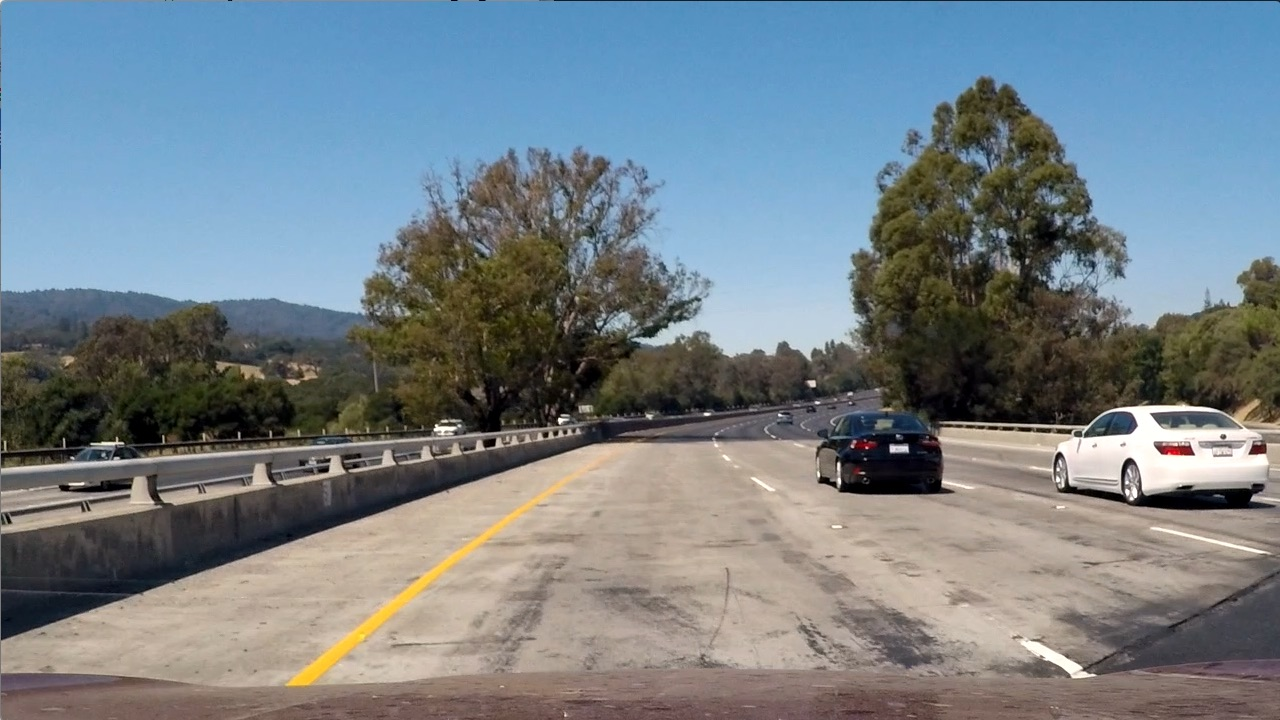
#> input picture test1.jpg, 1280 x 720 px
$ jupyter execute --allow-errors project.ipynb   (shell and % lines are left out)
#> lines starting #> are read from the running program, lines starting #| are printed output that depends on the picture; after the words box and inside, x2 and y2 are one past the last pixel; in counts of white or black regions, pixels touching at a corner belong together
[cell 1]
#importing some useful packages
import matplotlib.pyplot as plt
import matplotlib.image as mpimg
import matplotlib.path as mplPath
import numpy as np
import cv2

last_slope_left = 1
last_slope_right = 1

[cell 2]
#reading in an image
image = mpimg.imread('test1.jpg')
#> image is the input picture: shape (720, 1280, 3); mean R, G, B 117.5, 128.7, 135.5

#printing out some stats and plotting
print('This image is:', type(image), 'with dimensions:', image.shape)
#| This image is: <class 'numpy.ndarray'> with dimensions: (720, 1280, 3)
plt.imshow(image)  # if you wanted to show a single color channel image called 'gray', for example, call as plt.imshow(gray, cmap='gray')

[cell 3]
import math

def grayscale(img):
    """Applies the Grayscale transform
    This will return an image with only one color channel
    but NOTE: to see the returned image as grayscale
    (assuming your grayscaled image is called 'gray')
    you should call plt.imshow(gray, cmap='gray')"""

    return cv2.cvtColor(img, cv2.COLOR_RGB2GRAY)
    # Or use BGR2GRAY if you read an image with cv2.imread()
    # return cv2.cvtColor(img, cv2.COLOR_BGR2GRAY)

def canny(img, low_threshold, high_threshold):
    """Applies the Canny transform"""
    return cv2.Canny(img, low_threshold, high_threshold)

def gaussian_blur(img, kernel_size):
    """Applies a Gaussian Noise kernel"""
    return cv2.GaussianBlur(img, (kernel_size, kernel_size), 0)

def region_of_interest(img, vertices):
    """
    Applies an image mask.

    Only keeps the region of the image defined by the polygon
    formed from `vertices`. The rest of the image is set to black.
    """
    #defining a blank mask to start with
    mask = np.zeros_like(img)

    #defining a 3 channel or 1 channel color to fill the mask with depending on the input image
    if len(img.shape) > 2:
        channel_count = img.shape[2]  # i.e. 3 or 4 depending on your image
        ignore_mask_color = (255,) * channel_count
    else:
        ignore_mask_color = 255

    #filling pixels inside the polygon defined by "vertices" with the fill color
    cv2.fillPoly(mask, vertices, ignore_mask_color)

    #returning the image only where mask pixels are nonzero
    masked_image = cv2.bitwise_and(img, mask)
    return masked_image


def draw_lines(img, lines, color=[255, 0, 0], thickness=2):
    """
    NOTE: this is the function you might want to use as a starting point once you want to
    average/extrapolate the line segments you detect to map out the full
    extent of the lane (going from the result shown in raw-lines-example.mp4
    to that shown in P1_example.mp4).

    Think about things like separating line segments by their
    slope ((y2-y1)/(x2-x1)) to decide which segments are part of the left
    line vs. the right line.  Then, you can average the position of each of
    the lines and extrapolate to the top and bottom of the lane.

    This function draws `lines` with `color` and `thickness`.
    Lines are drawn on the image inplace (mutates the image).
    If you want to make the lines semi-transparent, think about combining
    this function with the weighted_img() function below
    """

    #[slopeSum, count, yIntersectSum, x, y]
    leftLane = [0, 0, 0, 0, 0]
    rightLane = [0, 0, 0, 0, 0]

    # Image dimentions (y, x): 540, 960

    # used to find if a point is within the polygon
    # https://stackoverflow.com/questions/39660851/deciding-if-a-point-is-inside-a-polygon-python
    vertices = np.array([[100,540],[420, 330], [520, 330], [900,540]])
    bbPath = mplPath.Path(vertices)

    minX = 100
    maxX = 900

    minY = 330
    maxY = 540

    # Go through each line and keep track of the slope and y-intersect of each line
    # we will average these out later to obtain the lane marking.

    for line in lines:
        for x1,y1,x2,y2 in line:

            # Only calculate slope if it's within our bounded region
            if (bbPath.contains_point([x1, y1]) is not True):
                continue

            m = (y2 - y1) / (x2 - x1)
            #b = y - mx
            b = y1 - (m * x1)
            if (m > 0):
                rightLane[0] = rightLane[0] + m
                rightLane[1] += 1
                rightLane[2] += b
                rightLane[3] = x1
                rightLane[4] = y1
            else:
                leftLane[0] = leftLane[0] + m
                leftLane[1] += 1
                leftLane[2] += b
                leftLane[3] = x1
                leftLane[4] = y1

            #cv2.line(img, (x1, y1), (x2, y2), [0, 0, 255], 2)

    left_lane_slope = 0
    left_lane_y_intercept = 0
    right_lane_slope = 0
    right_lane_y_intercept = 0

    global last_slope_left
    global last_slope_right

    if (leftLane[1] != 0):
        left_lane_slope = leftLane[0] / leftLane[1]
        left_lane_y_intercept = leftLane[2] / leftLane[1]
        last_slope_left = left_lane_slope
    else:
        left_lane_slope = last_slope_left

    if (rightLane[1] != 0):
        right_lane_slope = rightLane[0] / rightLane[1]
        right_lane_y_intercept = rightLane[2] / rightLane[1]
        last_slope_right = right_lane_slope
    else:
        right_lane_slope = last_slope_right


    # x = (y - b) / m
    # y = mx + b
    x_bottom_left_lane = (maxY - left_lane_y_intercept) / left_lane_slope
    y_bottom_left_lane = left_lane_slope * x_bottom_left_lane + left_lane_y_intercept


    x_top_left_lane = (minY - left_lane_y_intercept) / left_lane_slope
    y_top_left_lane = left_lane_slope * x_top_left_lane + left_lane_y_intercept

    cv2.line(img, (int(round(x_bottom_left_lane)), int(round(y_bottom_left_lane))), (int(round(x_top_left_lane)), int(round(y_top_left_lane))), [255, 0, 0], thickness)


    minX_right = 100
    maxX_right = 900

    minY_right = 330
    maxY_right = 540

    x_bottom_right_lane = (maxY_right - right_lane_y_intercept) / right_lane_slope
    y_bottom_right_lane = right_lane_slope * x_bottom_right_lane + right_lane_y_intercept

    x_top_right_lane = (minY - right_lane_y_intercept) / right_lane_slope
    y_top_right_lane = right_lane_slope * x_top_right_lane + right_lane_y_intercept

    cv2.line(img, (int(round(x_bottom_right_lane)), int(round(y_bottom_right_lane))), (int(round(x_top_right_lane)), int(round(y_top_right_lane))), [0, 255, 0], thickness)


    # [7 lines of commented-out code are left out]


def hough_lines(img, rho, theta, threshold, min_line_len, max_line_gap):
    """
    `img` should be the output of a Canny transform.

    Returns an image with hough lines drawn.
    """
    lines = cv2.HoughLinesP(img, rho, theta, threshold, np.array([]), minLineLength=min_line_len, maxLineGap=max_line_gap)
    line_img = np.zeros((img.shape[0], img.shape[1], 3), dtype=np.uint8)
    draw_lines(line_img, lines, [0, 255, 0], 15)
    return line_img

# Python 3 has support for cool math symbols.

def weighted_img(img, initial_img, α=0.8, β=1., γ=0.):
    """
    `img` is the output of the hough_lines(), An image with lines drawn on it.
    Should be a blank image (all black) with lines drawn on it.

    `initial_img` should be the image before any processing.

    The result image is computed as follows:

    initial_img * α + img * β + γ
    NOTE: initial_img and img must be the same shape!
    """
    return cv2.addWeighted(initial_img, α, img, β, γ)

[cell 4]
import os
os.listdir("test_files/")

[cell 5]
# Load the image
image = mpimg.imread('test_files/test6.jpg')
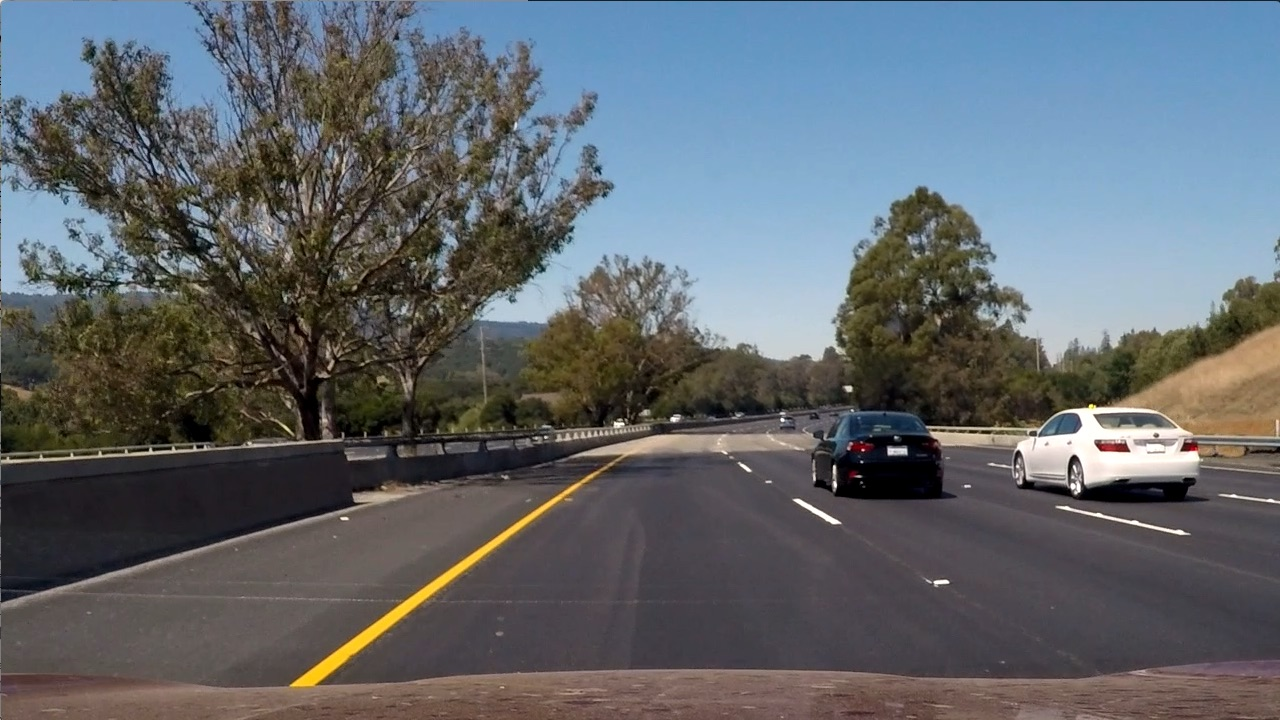
#> input picture test_files/test6.jpg, 1280 x 720 px
#> image is the input picture: shape (720, 1280, 3); mean R, G, B 97, 102.6, 107.9

# First thing, let's gray out the image.
gray_img = grayscale(image)

# Now let's apply a Gaussian Blur to this image.
# I am using Kernel 5 because this image seems to be similar
# to the one from the previous quiz, where we settled on 5.
gaussian_img = gaussian_blur(gray_img, 5)

# Now let's apply Canny algorithm to detect the edges
canny_img = canny(gaussian_img, 50, 150)
#> in canny, `return cv2.Canny(img, low_threshold, high_threshold)`:
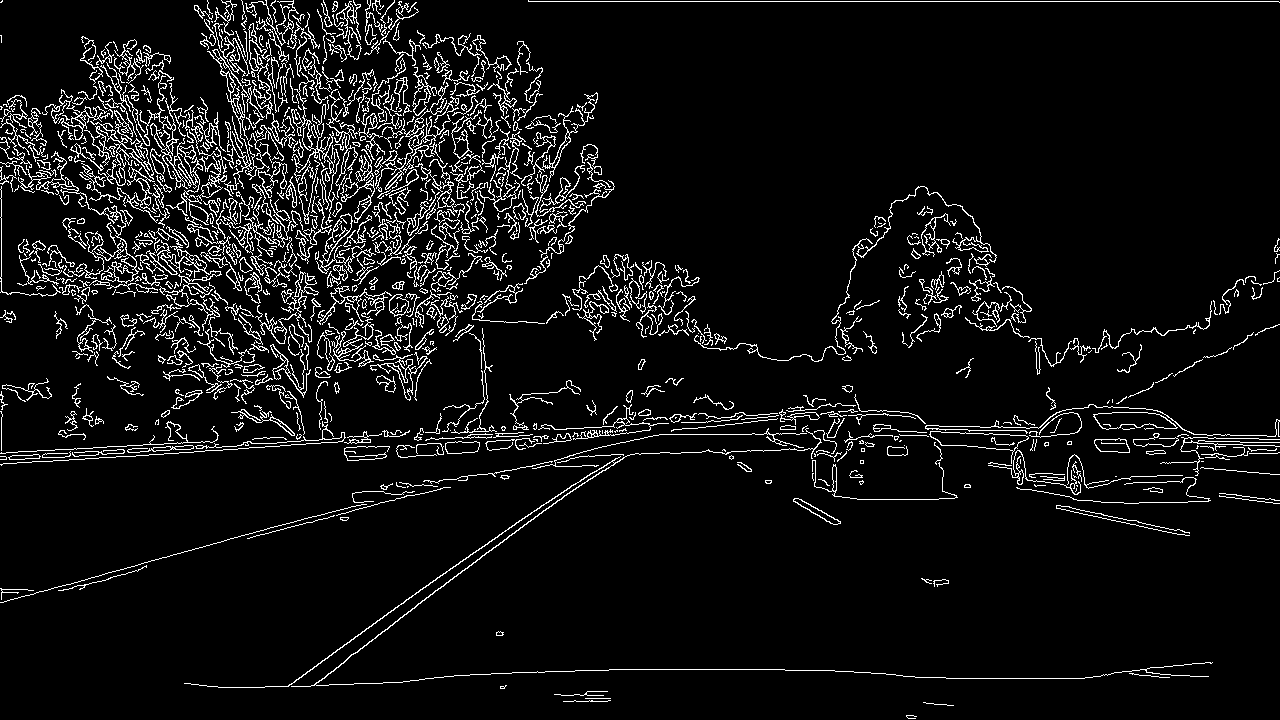
#> returned value: shape (720, 1280); 6.8% white in thin lines or dots

# Now let's run the Hough lines
rho = 1 # distance resolution in pixels of the Hough grid
theta = np.pi/180 # angular resolution in radians of the Hough grid
threshold = 20     # minimum number of votes (intersections in Hough grid cell)
min_line_length = 30 #minimum number of pixels making up a line
max_line_gap = 3    # maximum gap in pixels between connectable line segments

hough_img = hough_lines(canny_img, rho, theta, threshold, min_line_length, max_line_gap)
#> in hough_lines, `lines = cv2.HoughLinesP(img, rho, theta, threshold, np.array([]), minL..`: lines = 71 rows, first 6: [528, 1, 1278, 1], [1219, 493, 1268, 499], [277, 442, 314, 440], [280, 445, 320, 443], [132, 156, 162, 181], [745, 434, 781, 434]
#> the loop in draw_lines, `for line in lines:` made 71 passes
#> line on passes 1 to 12: [[528, 1, 1278, 1]], [[1219, 493, 1268, 499]], [[277, 442, 314, 440]], [[280, 445, 320, 443]], [[132, 156, 162, 181]], [[745, 434, 781, 434]], [[1133, 524, 1186, 535]], [[337, 649, 571, 485]], [[495, 472, 535, 465]], [[1240, 442, 1279, 442]], [[124, 202, 154, 209]], [[207, 218, 237, 227]]
#> after the loop in draw_lines, `for line in lines:`: leftLane = [-1.34, 12, 6125.9, 455, 437]; rightLane = [1.21, 3, 474.5, 793, 500]
#> in draw_lines, `left_lane_slope = leftLane[0] / leftLane[1]`: left_lane_slope = -0.112
#> in draw_lines, `left_lane_y_intercept = leftLane[2] / leftLane[1]`: left_lane_y_intercept = 510.5
#> in draw_lines, `last_slope_left = left_lane_slope`: last_slope_left = -0.112
#> in draw_lines, `right_lane_slope = rightLane[0] / rightLane[1]`: right_lane_slope = 0.403
#> in draw_lines, `right_lane_y_intercept = rightLane[2] / rightLane[1]`: right_lane_y_intercept = 158.2
#> in draw_lines, `last_slope_right = right_lane_slope`: last_slope_right = 0.403
#> in draw_lines, `x_bottom_left_lane = (maxY - left_lane_y_intercept) / left_lane_slope`: x_bottom_left_lane = -264.3
#> in draw_lines, `y_bottom_left_lane = left_lane_slope * x_bottom_left_lane + left_lane_..`: y_bottom_left_lane = 540
#> in draw_lines, `x_top_left_lane = (minY - left_lane_y_intercept) / left_lane_slope`: x_top_left_lane = 1616.7
#> in draw_lines, `y_top_left_lane = left_lane_slope * x_top_left_lane + left_lane_y_inte..`: y_top_left_lane = 330
#> in draw_lines, `x_bottom_right_lane = (maxY_right - right_lane_y_intercept) / right_la..`: x_bottom_right_lane = 946.4
#> in draw_lines, `y_bottom_right_lane = right_lane_slope * x_bottom_right_lane + right_l..`: y_bottom_right_lane = 540
#> in draw_lines, `x_top_right_lane = (minY - right_lane_y_intercept) / right_lane_slope`: x_top_right_lane = 425.9
#> in draw_lines, `y_top_right_lane = right_lane_slope * x_top_right_lane + right_lane_y_..`: y_top_right_lane = 330
#> in draw_lines, `cv2.line(img, (int(round(x_bottom_right_lane)), int(round(y_bottom_rig..`:
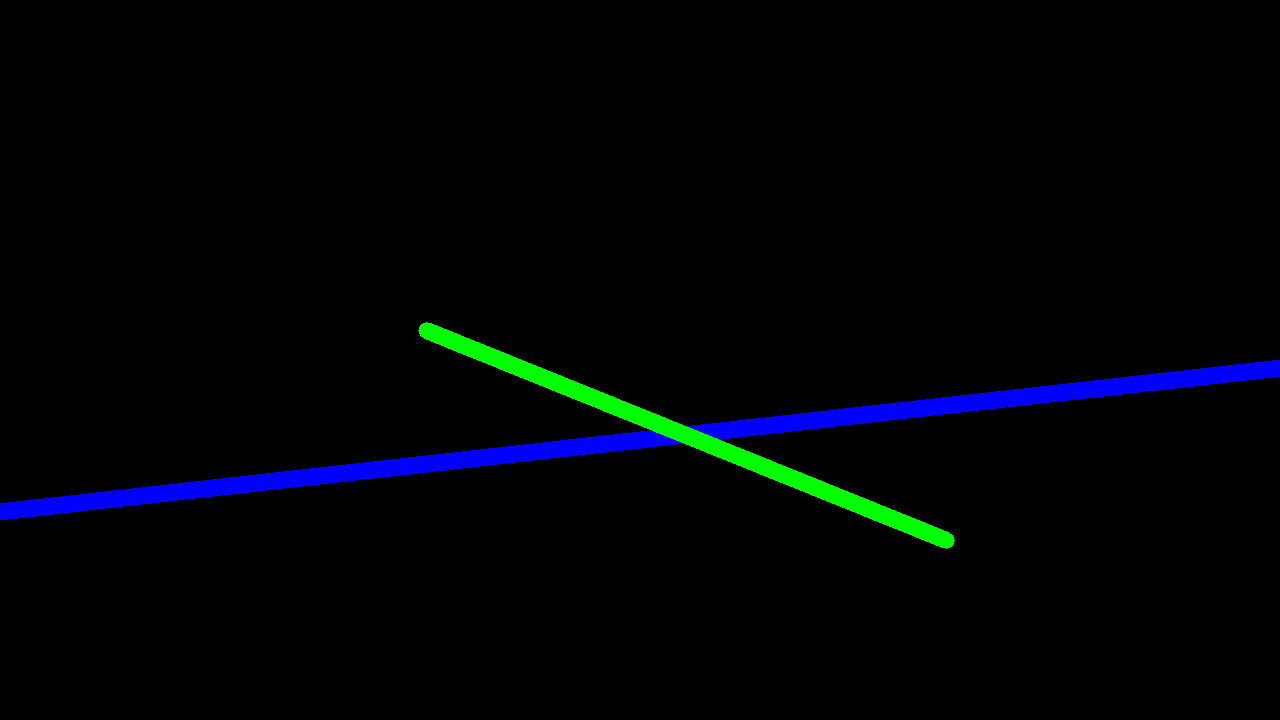
#> img: shape (720, 1280, 3); mean of channels 0, 1, 2 5.9, 2.7, 0; drawn as B, G, R

imshape = hough_img.shape
#> imshape = (720, 1280, 3)
vertices = np.array([[(100,imshape[0]),(420, 330), (520, 330), (imshape[1]-60,imshape[0])]], dtype=np.int32)


reg_interest_img = region_of_interest(hough_img, vertices)
#> in region_of_interest, `cv2.fillPoly(mask, vertices, ignore_mask_color)`: mask: shape (720, 1280, 3); 25.9% white; 1 white region, box (x1, y1, x2, y2) and area: (100, 330, 1220, 720) 238250

final_image = weighted_img(reg_interest_img, image)
#> in weighted_img, `return cv2.addWeighted(initial_img, α, img, β, γ)`:
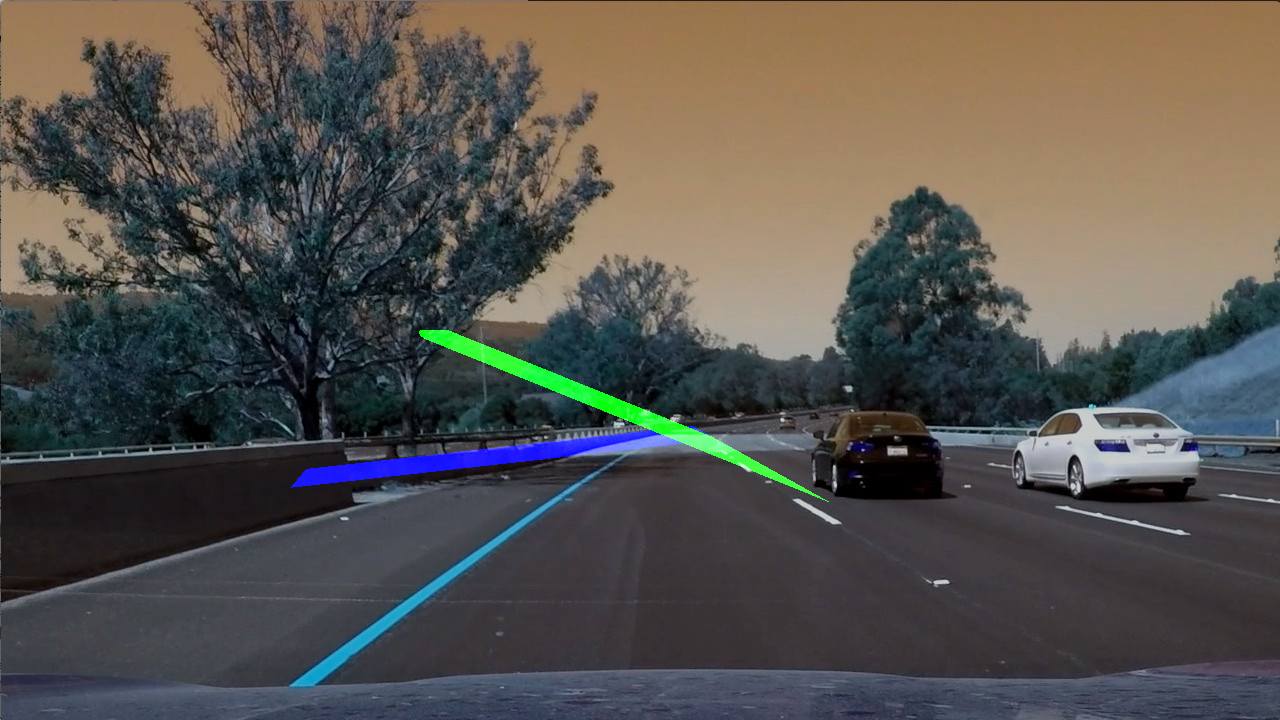
#> returned value: shape (720, 1280, 3); mean of channels 0, 1, 2 79.1, 83.4, 86.3; drawn as B, G, R

plt.imshow(gray_img, cmap='gray')
plt.title("Grayscale")
plt.show()

plt.imshow(gaussian_img, cmap='gray')
plt.title("Gaussian")
plt.show()

plt.imshow(canny_img, cmap='gray')
plt.title("Canny")
plt.show()

plt.imshow(hough_img, cmap='gray')
plt.title("Hough Lines")
plt.show()

plt.imshow(reg_interest_img, cmap='gray')
plt.title("Hough lines with region of interes")
plt.show()

plt.imshow(final_image, cmap='gray')
plt.title("Final Weighted Image")
plt.show()
